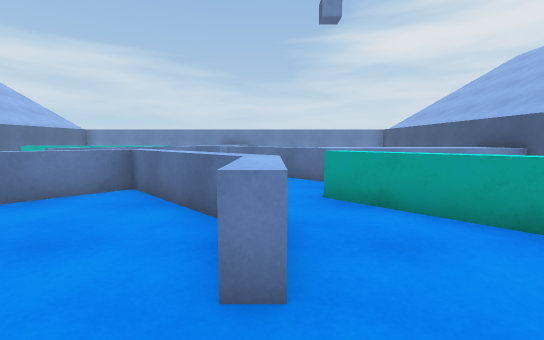
[1] (above)

17 first-person views from a walk through a 3-D level made in the Unity game engine. The camera is 1.2 m above the floor, tilts 6° down and sees 90° across. The floor is counted in squares, 1 m on a side. Each view is taken from the middle of a square. On the plan, view 1 faces up. The plan holds only what a view shows up to about 13 squares ahead; the rest is blank. The place goes on beyond the plan. The player is left out. Surface patterns are stand-ins for the level's own textures.

[2]
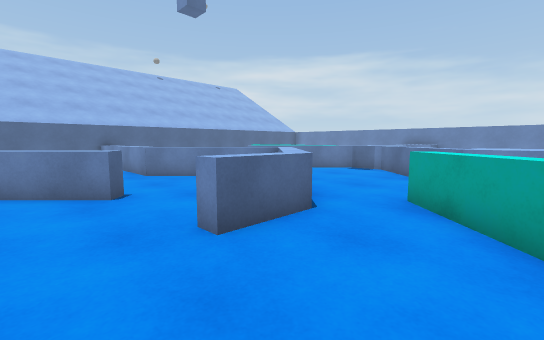

[3]
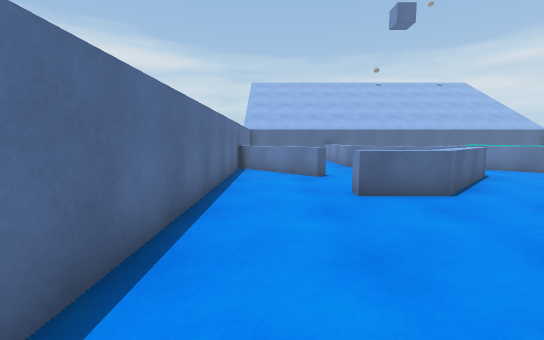

[4]
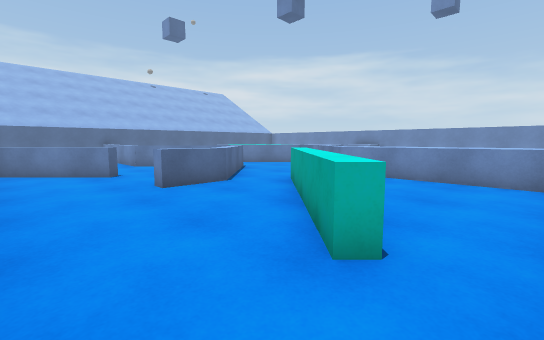

[5]
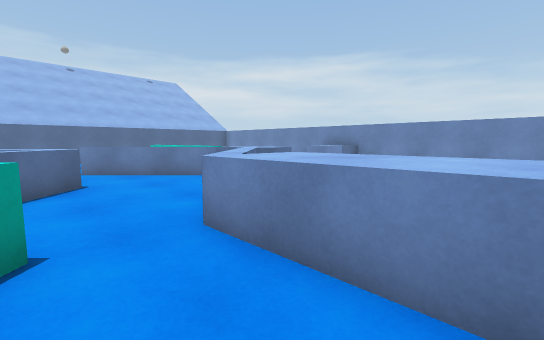

[6]
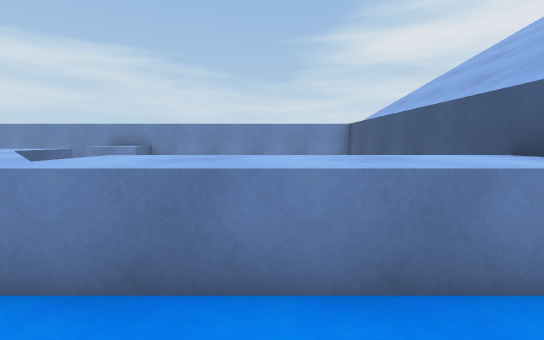

[7]
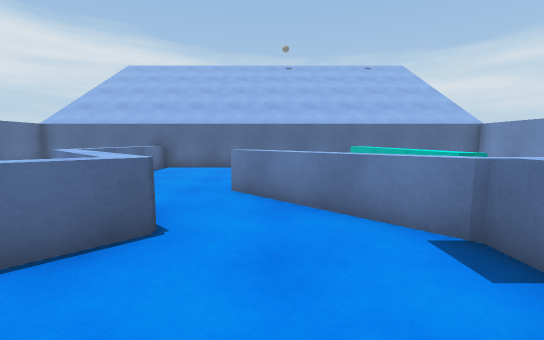

[8]
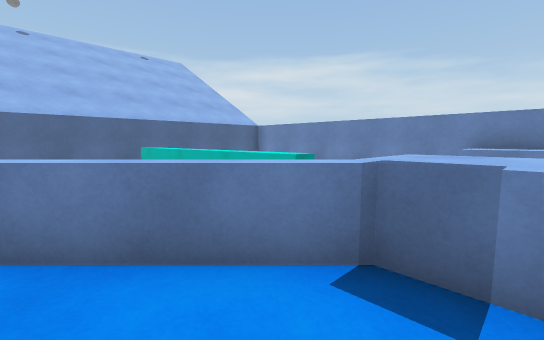

[9]
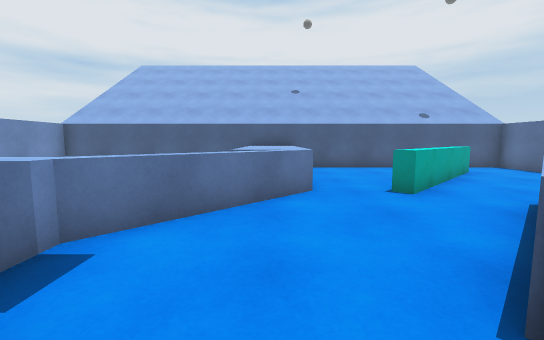

[10]
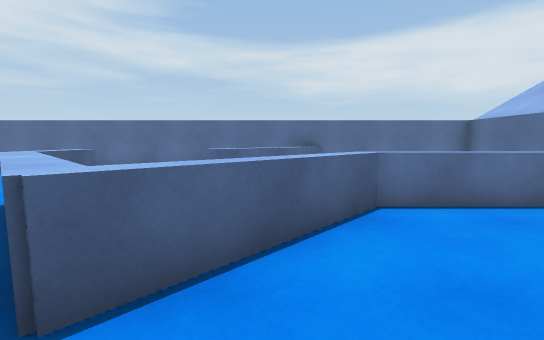

[11]
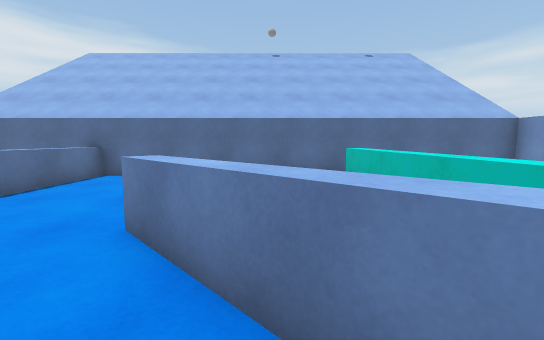

[12]
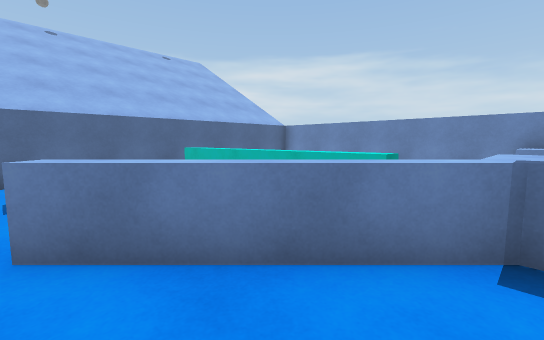

[13]
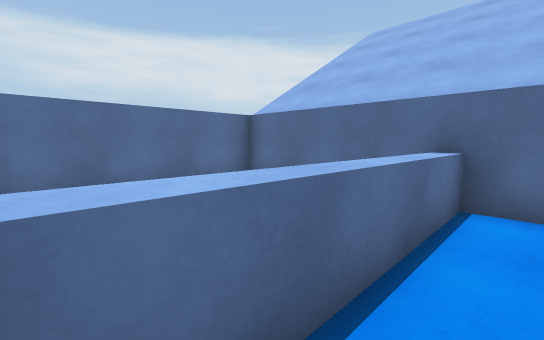

[14]
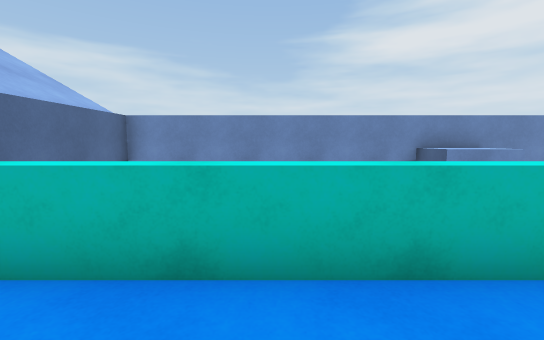

[15]
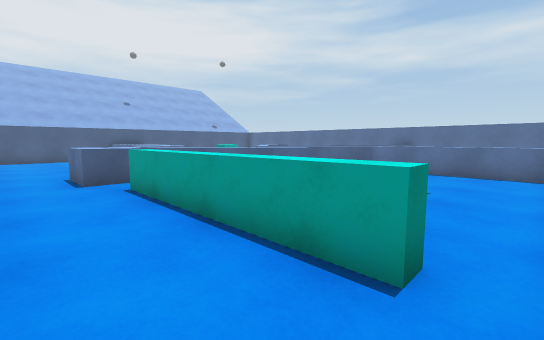

[16]
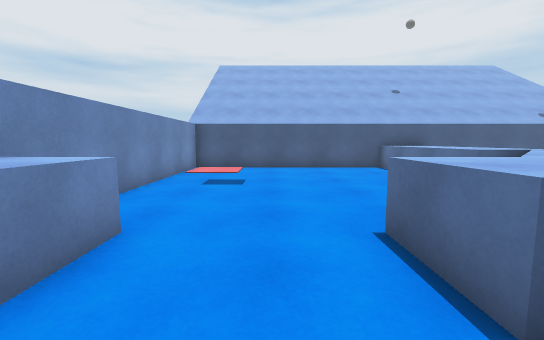

[17]
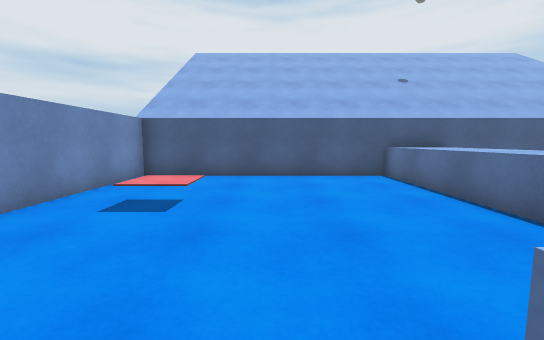

### Floor plan
Key: @ floor where view 1 was taken; # wall or solid block; x gap in a wall; . floor; = window, fence, low wall or low ledge; ^ raised ledge; O other object.
Columns run from 13 left of view 1 to 8 right of it. Each row starts with its distance up from view 1.
 19 ######################
 18 #         OO.........#
 17 #         OO.........#
 16 #         ...........#
 15 #. ..................#
 14 # ...................#
 13 #.^^^^^^^.OO.........#
 12 #.^^^^^^^xOO=........#
 11 #..     x=..==.......#
 10 #..  . ==....=x^^^^^^#
  9 #...  ==......=^^^^^^#
  8 #.....=........^^^^^^#
  7 #........==..........#
  6 #.......====..==.....#
  5 #......==..==..==....#
  4 #^^^^^^=....==..==...#
  3 #    ........=...==..#
  2 #       .==..=....==.#
  1 #       ==........=..#
  0 #      ==....@.......#
 -1 #      =.............#
 -2 ######################

Positions as (right, up) in squares from view 1, and headings:
1: (0, 0), facing up
2: (3, 0), facing up-left
3: (6, 0), facing left
4: (7, -1), facing up-left
5: (5, 6), facing up-left
6: (4, 6), facing up
7: (0, 9), facing left
8: (-2, 9), facing up-left
9: (-5, 9), facing right
10: (-5, 9), facing down
11: (-3, 10), facing left
12: (-3, 8), facing up-left
13: (-7, 5), facing down-left
14: (-8, 10), facing up
15: (-12, 15), facing down-right
16: (-5, 15), facing right
17: (-2, 14), facing right
